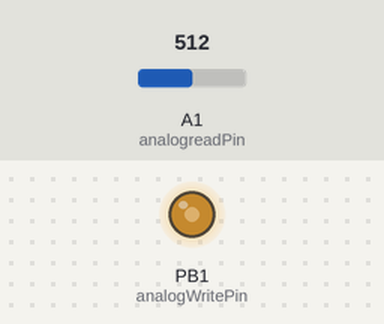
A sketch run on a simulated ATtiny85, built with avr-gcc and run on an emulated ATtiny85. Shown: output pins drawn as LEDs (lit = HIGH). The inputs (shaded band) are chosen by the test bench; at power-on: A1 (analogreadPin) = 512.

Above: at 1.8 s.
1.9 s: A1 (analogreadPin) set to 716
At 2.8 s:
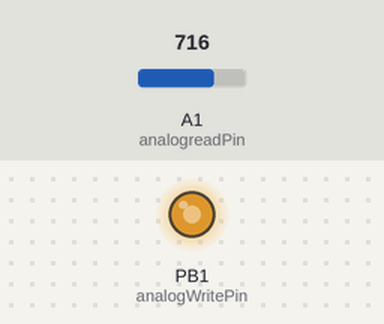
3.6 s: A1 (analogreadPin) set to 900
At 5.3 s:
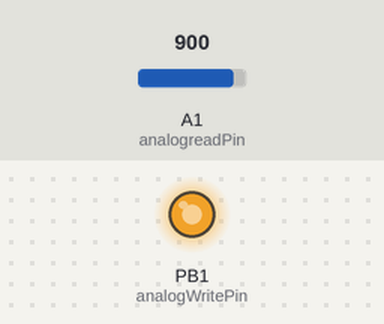
5.6 s: A1 (analogreadPin) set to 122
At 6.8 s:
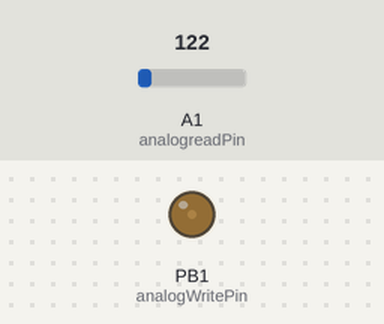
7.7 s: A1 (analogreadPin) set to 0
At 9.2 s:
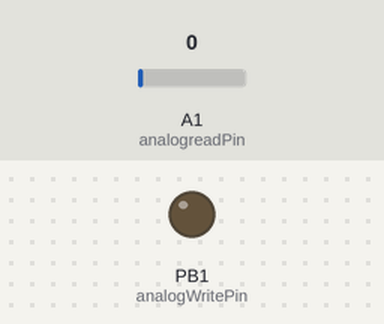
9.8 s: A1 (analogreadPin) set to 511
At 11.7 s:
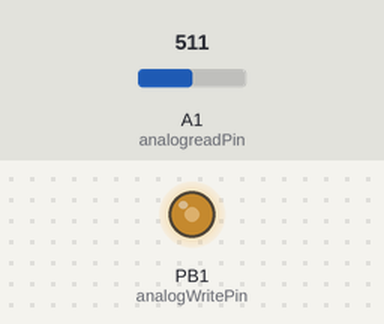
Timing chart, 0 to 12.8 s (numbered marks = the images above; inputs shaded):
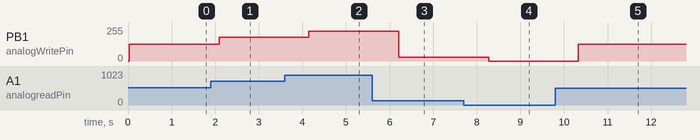

Measured:
- after the input at 1.9 s, PB1 (analogWritePin): 127/255 → 178/255 after 0.19 s
- after the input at 3.6 s, PB1 (analogWritePin): 178/255 → 224/255 after 0.55 s
- after the input at 5.6 s, PB1 (analogWritePin): 224/255 → 30/255 after 0.61 s
- after the input at 7.7 s, PB1 (analogWritePin): 30/255 → 0/255 after 0.57 s
- after the input at 9.8 s, PB1 (analogWritePin): 0/255 → 127/255 after 0.53 s

The sketch:

analogRW.ino
```cpp
/*
  [Attiny 25/45/85 Pinout]
                  ------
  RESET=A0=PB5=5-|      |-VCC
        A3=PB3=3-|      |-2=PB2=A1=SCK=SCL
        A2=PB4=4-|      |-1(~)=PB1=MISO
             GND-|      |-0(~)=PB0=MOSI=SDA
                  ------
*/
#include <SoftwareSerial.h>

#define txPin           0     // PB0
#define rxPin           1     // PB1
#define analogreadPin   A1    // 2=PB2=A1=SCK, Analog input pin must use pinName A1
#define analogWritePin  1     // 1 Analog Write pin that the LED is attached to

SoftwareSerial mySerial(rxPin, txPin);

void setup()
{
  mySerial.begin(9600);
  mySerial.println("[ATtiny13 analog R&W]");
}

void loop()
{
  unsigned int sensorValue = analogRead(analogreadPin);       // read the analog in value
  unsigned int pwmValue = map(sensorValue, 0, 1023, 0, 255);  // analogRead(0~1023), analogWrite(0~255)
  analogWrite(analogWritePin, pwmValue);                      // change the analog out value:

  mySerial.print("sensor = [");
  mySerial.print(sensorValue);
  mySerial.print("]\t PWM = [");
  mySerial.print(pwmValue);
  mySerial.println("]");

  delay(1000);
}
```
